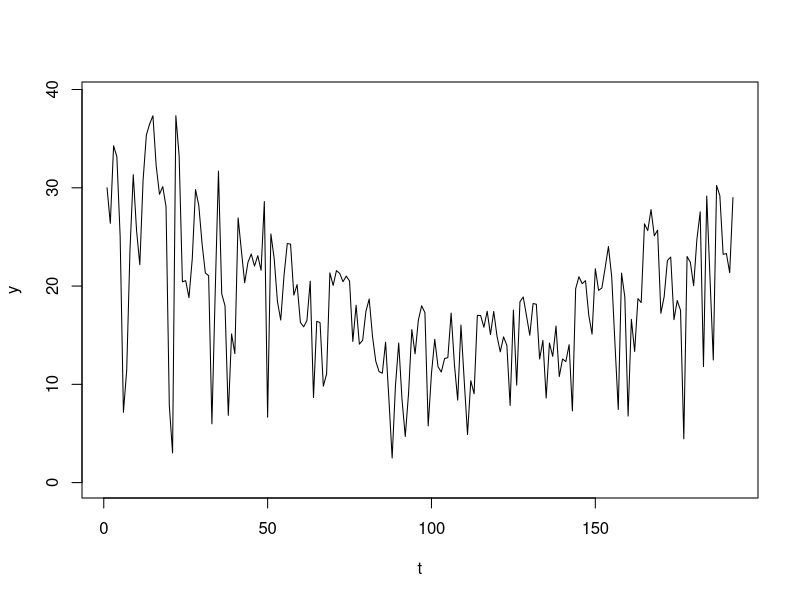

Write the R code that produced this figure.
data = read.csv("solar.csv")

t = as.integer(as.Date(data$date))
t = t - min(t) + 1
y = data$energy_kwh
plot(t, y, type="l", ylim=c(0, 1.05*max(y)))

df = data.frame(t=t, y=y)
write.table(df, "data.txt", col.names=FALSE,
            row.names=FALSE)
write.csv(df, "solar_simplified.csv", row.names=FALSE)
